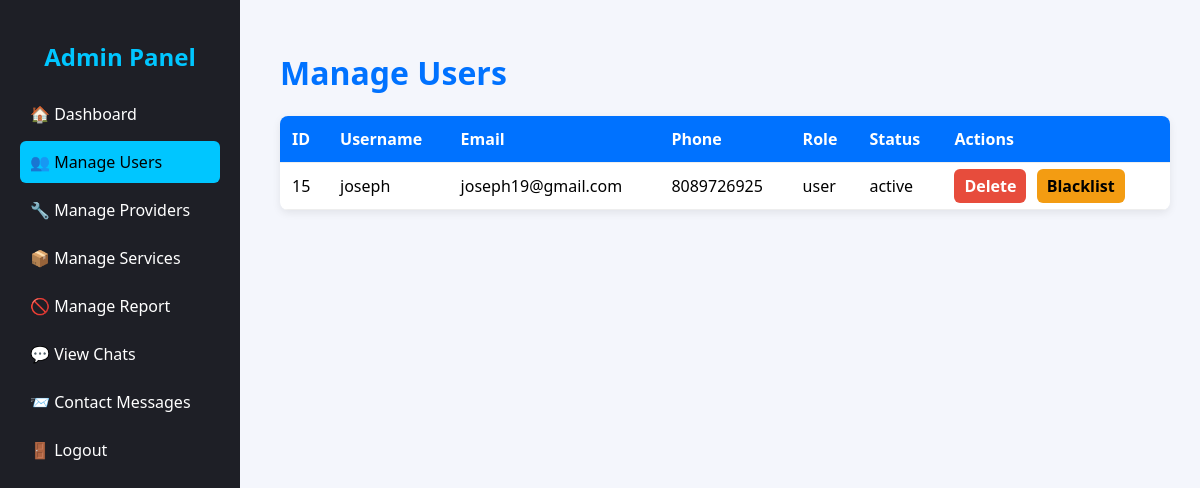
Screenshot of /manage_users.php (signed in) with the database file from the repository.
### tables this page shows
CREATE TABLE `accounts` (
  `id` int(11) NOT NULL,
  `username` varchar(50) NOT NULL,
  `email` varchar(100) NOT NULL,
  `password` varchar(255) NOT NULL,
  `phone` varchar(15) NOT NULL,
  `role` enum('user','provider','admin') NOT NULL,
  `created_at` timestamp NOT NULL DEFAULT current_timestamp(),
  `status` enum('active','blacklisted') NOT NULL DEFAULT 'active'
);

### manage_users.php (the view, shortened to what this page needs)
<?php
$host = "localhost";
$user = "root";
$password = "";
$database = "servicemarketplace";
$conn = new mysqli($host, $user, $password, $database);
$result = $conn->query("SELECT id, username, email, phone, role, status FROM accounts WHERE role='user' ORDER BY id DESC");
?>
<!doctype html>
<html lang="en">
<head>
</head>
<body>
  <div class="sidebar">
    <h2>Admin Panel</h2>
    <a href="admin_dashboard.php">🏠 Dashboard</a>
    <a href="manage_users.php" class="active">👥 Manage Users</a>
    <a href="manage_providers.php">🔧 Manage Providers</a>
    <a href="manage_services.php">📦 Manage Services</a>
    <a href="manage_reports.php">🚫 Manage Report</a>
    <a href="admin_view_chats.php">💬 View Chats</a>
    <a href="view_contacts.php">📨 Contact Messages</a>
    <a href="admin_dashboard.php?logout=1">🚪 Logout</a>
  </div>
  <div class="container">
    <h1>Manage Users</h1>
    <table>
      <thead>
        <tr>
          <th>ID</th>
          <th>Username</th>
          <th>Email</th>
          <th>Phone</th>
          <th>Role</th>
          <th>Status</th>
          <th>Actions</th>
        </tr>
      </thead>
      <tbody>
      <?php if ($result && $result->num_rows > 0): ?>
        <?php while ($row = $result->fetch_assoc()): ?>
          <tr>
            <td><?php echo $row['id']; ?></td>
            <td><?php echo htmlspecialchars($row['username']); ?></td>
            <td><?php echo htmlspecialchars($row['email']); ?></td>
            <td><?php echo htmlspecialchars($row['phone']); ?></td>
            <td><?php echo htmlspecialchars($row['role']); ?></td>
            <td><?php echo htmlspecialchars($row['status']); ?></td>
            <td>
              <a href="javascript:void(0)" class="btn delete" onclick="confirmDelete(<?php echo $row['id']; ?>)">Delete</a>
              <?php if ($row['status'] === 'blacklisted'): ?>
                <a href="?unblacklist=<?php echo $row['id']; ?>" class="btn unblacklist">Unblacklist</a>
              <?php else: ?>
                <a href="?blacklist=<?php echo $row['id']; ?>" class="btn blacklist">Blacklist</a>
              <?php endif; ?>
            </td>
          </tr>
        <?php endwhile; ?>
      <?php else: ?>
        <tr><td colspan="7">No users found.</td></tr>
      <?php endif; ?>
      </tbody>
    </table>
  </div>
</body>
</html>

### manage_users.php (style rules this page uses)
body { font-family: 'Segoe UI', sans-serif; background: #f4f6fc; margin: 0; }
.sidebar { width: 200px; background: #1e1f26; color: #fff; position: fixed; height: 100vh; padding: 20px; }
.sidebar h2 { color:#00c6ff; text-align:center; margin-bottom:20px; }
.sidebar a { display:block; color:#fff; padding:10px; text-decoration:none; margin-bottom:6px; border-radius:6px; }
.sidebar a.active, .sidebar a:hover { background:#00c6ff; color:#000; }
.container { margin-left:250px; padding:30px; }
h1 { color:#0072ff; }
table { width:100%; border-collapse:collapse; background:#fff; box-shadow:0 3px 8px rgba(0,0,0,0.08); border-radius:8px; overflow:hidden; }
th, td { padding:12px; border-bottom:1px solid #eee; text-align:left; }
th { background:#0072ff; color:#fff; }
.btn { padding:6px 10px; border-radius:6px; color:#fff; text-decoration:none; font-weight:600; margin-right:6px; }
.delete { background:#e74c3c; }
.blacklist { background:#f39c12; color:#000; }

### rows the page displays
accounts: id "15", username "joseph", email "joseph19@gmail.com", phone "8089726925", role "user", status "active"
